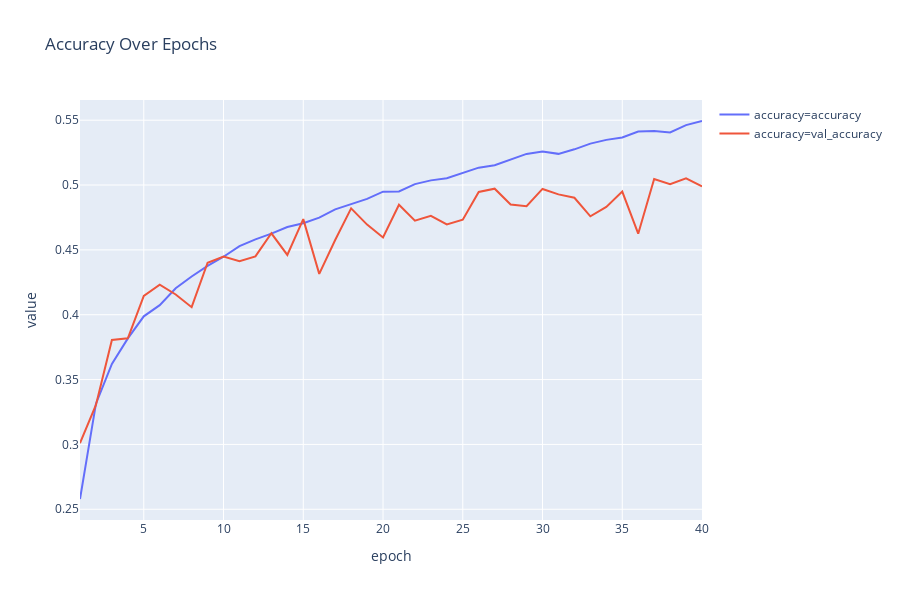

Source (notebook cell):
### Code cell
acc = loss[['epoch','accuracy', 'val_accuracy']].melt(id_vars=['epoch'], var_name='accuracy')
fig = px.line(acc, x='epoch', y='value', color='accuracy', title='Accuracy Over Epochs')
fig.add_trace
fig.show()
plt.savefig("model01_accuracy.png")

### Figure 1 — Plotly figure (JSON) as saved in the notebook; plotly's stock layout.template omitted (floating-point values rounded to 4 significant figures)
{"data": [{"hoverlabel": {"namelength": 0}, "hovertemplate": "accuracy=accuracy<br>epoch=%{x}<br>value=%{y}", "legendgroup": "accuracy=accuracy", "line": {"color": "#636efa", "dash": "solid"}, "mode": "lines", "name": "accuracy=accuracy", "showlegend": true, "type": "scatter", "x": [1, 2, 3, 4, 5, 6, 7, 8, 9, 10, 11, 12, 13, 14, 15, 16, 17, 18, 19, 20, 21, 22, 23, 24, 25, 26, 27, 28, 29, 30, 31, 32, 33, 34, 35, 36, 37, 38, 39, 40], "xaxis": "x", "y": [0.2579, 0.3314, 0.3621, 0.3817, 0.3988, 0.4074, 0.4204, 0.4295, 0.4377, 0.4447, 0.4529, 0.4581, 0.4625, 0.4676, 0.4706, 0.4748, 0.4812, 0.485, 0.4893, 0.4949, 0.4951, 0.5007, 0.5036, 0.5053, 0.5091, 0.5134, 0.5153, 0.5199, 0.524, 0.5259, 0.524, 0.5275, 0.5319, 0.5348, 0.5367, 0.5413, 0.5418, 0.5406, 0.5462, 0.5494], "yaxis": "y"}, {"hoverlabel": {"namelength": 0}, "hovertemplate": "accuracy=val_accuracy<br>epoch=%{x}<br>value=%{y}", "legendgroup": "accuracy=val_accuracy", "line": {"color": "#EF553B", "dash": "solid"}, "mode": "lines", "name": "accuracy=val_accuracy", "showlegend": true, "type": "scatter", "x": [1, 2, 3, 4, 5, 6, 7, 8, 9, 10, 11, 12, 13, 14, 15, 16, 17, 18, 19, 20, 21, 22, 23, 24, 25, 26, 27, 28, 29, 30, 31, 32, 33, 34, 35, 36, 37, 38, 39, 40], "xaxis": "x", "y": [0.301, 0.3305, 0.3806, 0.3818, 0.4145, 0.4232, 0.4156, 0.4058, 0.4401, 0.4449, 0.4412, 0.445, 0.4628, 0.4461, 0.4737, 0.4315, 0.4576, 0.482, 0.4695, 0.4596, 0.4848, 0.4725, 0.4762, 0.4697, 0.4733, 0.4947, 0.4972, 0.485, 0.4837, 0.497, 0.4928, 0.4902, 0.4759, 0.4831, 0.495, 0.4625, 0.5046, 0.5006, 0.5052, 0.4989], "yaxis": "y"}], "layout": {"height": 600, "legend": {"tracegroupgap": 0}, "title": {"text": "Accuracy Over Epochs"}, "xaxis": {"anchor": "y", "domain": [0, 1], "title": {"text": "epoch"}}, "yaxis": {"anchor": "x", "domain": [0, 1], "title": {"text": "value"}}}}
